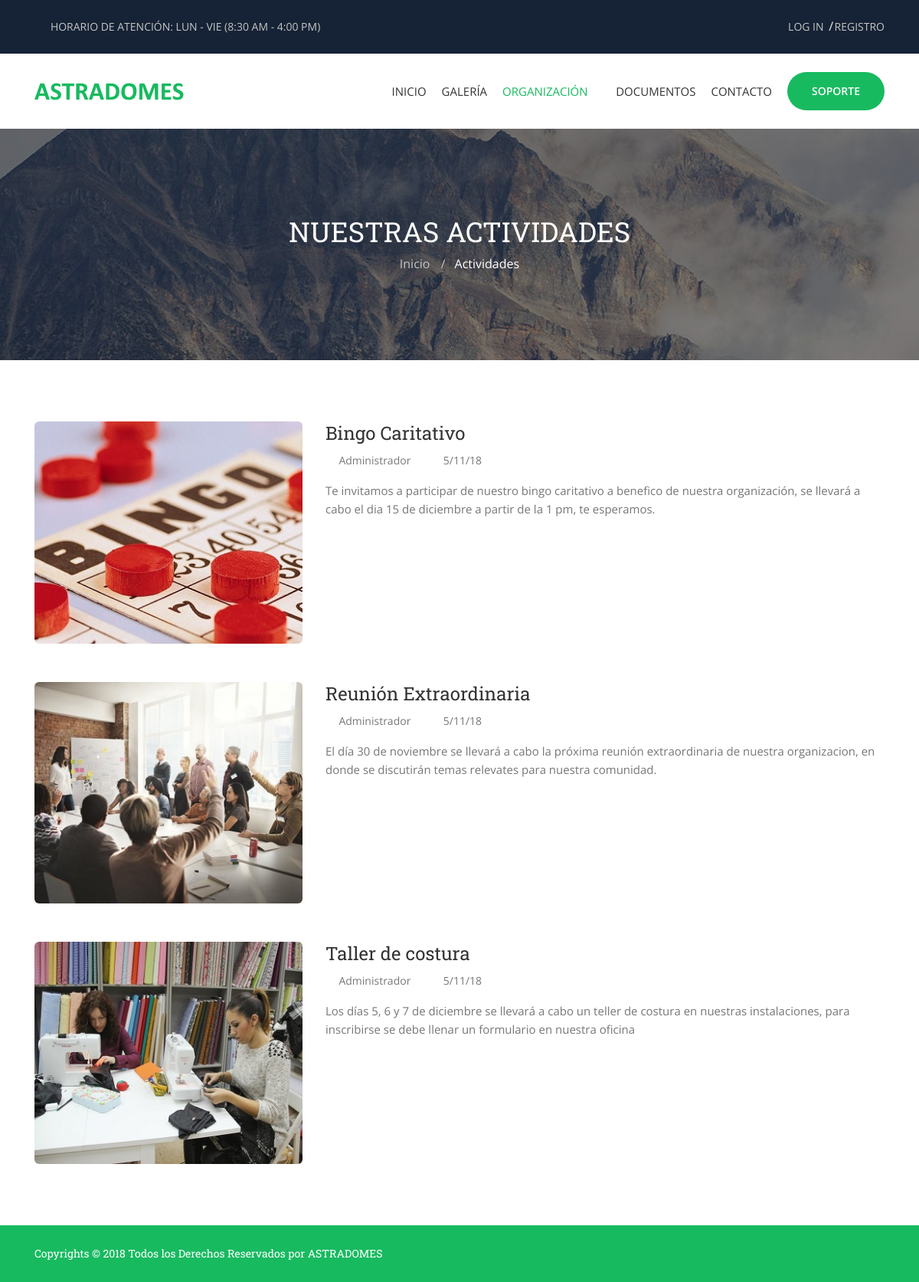
Page /Vista/actividades.php on the committed database.
### tables this page shows
CREATE TABLE IF NOT EXISTS `actividades` (
  `id` int(11) NOT NULL AUTO_INCREMENT,
  `titulo` varchar(200) NOT NULL,
  `descripcion` varchar(1000) NOT NULL,
  `fecha` varchar(200) NOT NULL,
  `rutaImagen` varchar(200) NOT NULL,
  PRIMARY KEY (`id`)
);

### modelo/consultas.php (called while the page is built, shortened)
<?php
    $connect = conectar();
    function getActividades(){
        global $connect;
	    $sql = 'CALL Obtener_Actividades()';
	    $stmt = $connect->prepare($sql);
	    $stmt->execute();
	    $resultado = $stmt->fetchAll();
        return $resultado;
    }

### controlador/controlador.php (called while the page is built, shortened)
<?php
require_once("../modelo/consultas.php");
function obtenerActividades(){
	return getActividades();
}
?>

### Vista/actividades.php (the view, shortened to what this page needs)
<?php
    require_once("../controlador/controlador.php");
    $varsesion = $_SESSION['usuario'];
    $resultado = obtenerActividades();
?>
<!doctype html>
<html lang="zxx">
<head>
    <link href="assets/css/bootstrap.min.css" rel="stylesheet" media="screen">
    <link href="assets/icofont/icofont.min.css" rel="stylesheet" media="screen">
    <link href="assets/font/flaticon.css" rel="stylesheet" media="screen">
    <link href="assets/css/owl.carousel.min.css" rel="stylesheet" media="screen">
    <link href="assets/css/owl.theme.default.min.css" rel="stylesheet" media="screen">
    <link href="assets/css/animate.css" rel="stylesheet" media="screen">
    <link href="assets/css/lity.css" rel="stylesheet" media="screen">
    <link href="assets/css/style.css" rel="stylesheet" media="screen">
    <link rel="stylesheet" href="assets/css/responsive.css">
</head>
<body>
    <header id="main-header">
        <div class="header-top">
          <div class="container">
            <div class="row">
              <div class="col-lg-6 col-md-6">
                <div class="office-time float-left">
                  <p><span><i class="icofont-wall-clock"></i></span>Horario de Atención: Lun - Vie (8:30 am - 4:00 pm)</p>
                </div>
              </div>
              <div class="col-lg-6 col-md-6">
                <?php
                  if ($varsesion != null || $varsesion != '') {
                    echo "
                          <div class='user-logout float-right'>
                            <ul>
                              <li><span><i class='icofont-ui-user'></i></span><a href='usuario.php'>".$varsesion."</a></li>
                              <li id = 'li-logout'><a href='../controlador/cerrarSesion.php'>Cerrar Sesión</a></li>
                            </ul>
                          </div>
                          ";
                  }
                  else {
                    echo "
                          <div class='login-register float-right'>
                            <ul>
                              <li><span><i class='icofont-ui-user'></i></span><a href='login.php'>Log in</a></li>
                              <li><a href='registro.php'>Registro</a></li>
                            </ul>
                          </div>
                          ";
                  }
                 ?>
              </div>
            </div>
          </div>
        </div>
        <div class="header-bottom header-sticky">
            <div class="header-inner">
              <div class="container">
                <div class="row">
                  <div class="col-lg-3 col-md-3 col-12">
                  <div class="logo">
                    <a href="index.php"><img src="assets/images/normal/logo.png" alt="Logo"></a>
                  </div>
                  </div>
                  <div class="col-lg-9 col-md-9 col-12">
                    <div class="main-menu">
                      <nav class="navbar navbar-expand-lg">
                        <div class="navbar-collapse">
                          <ul class="nav menu navbar-nav">
                            <li><a href="index.php">Inicio</a></li>
                            <li><a href="galeria.php">Galería</a></li>
                            <li class="active"><a href="#">Organización<i class="icofont-simple-down"></i></a>
                            </li>
                            <li><a href="documentos.php">Documentos</a></li>
                            <li><a href="contacto.php">Contacto</a></li>
                            <li class="top-support"><a href="assets/documentos/ManualUsuario.pdf" target="_blank">Soporte</a></li>
                          </ul>
                        </div>
                      </nav>
                    </div>
                  </div>
                </div>
              </div>
            </div>
        </div>
    </header>
    <section id="default-breadcrumb">
      <div class="breadcrumb-opacity"></div>
      <div class="container">
        <div class="row">
          <div class="col-lg-12 col-md-12 col-sm-12 col-12">
            <div class="default-breadcrumb-title text-center">
              <h4>Nuestras Actividades</h4>
              <ul class="breadcrumb-list">
                <li><a href="index.html">Inicio</a></li>
                <li class="active"><a href="#">Actividades</a></li>
              </ul>
            </div>
          </div>
        </div>
      </div>
    </section>
    <section id="blog-list" class="section-bg-white pt-100 pb-100">
      <div class="container">
        <?php
          echo "
            <div class='row'>
              <div class='col-lg-4 col-md-12'>
                <div class='blog-list-thumb'>
                  <img src=".$resultado[0][3]." alt='Img'>
                </div>
              </div>
              <div class='col-lg-8 col-md-12  responsive-pt-50 responsive-320'>
                <div class='blog-list-content'>
                  <h3><a href='#'>".$resultado[0][0]."</a></h3>
                  <div class='meta-info'>
                    <ul>
                      <li><span><i class='icofont icofont-user'></i></span><a href='#'>Administrador</a></li>
                      <li><span><i class='icofont icofont-calendar'></i></span><a href='#'>".$resultado[0][2]."</a></li>
                    </ul>
                  </div>
                  <p>".$resultado[0][1]."</p>
                </div>
              </div>
            </div>
            ";
          if (count($resultado) > 1) {
            for($i = 1; $i < count($resultado) ; $i++):
              echo "
              <div class='row pt-50'>
                <div class='col-lg-4 col-md-12'>
                  <div class='blog-list-thumb'>
                    <img src=".$resultado[$i][3]." alt='Img'>
                  </div>
                </div>
                <div class='col-lg-8 col-md-12  responsive-pt-50 responsive-320'>
                  <div class='blog-list-content'>
                    <h3><a href='#'>".$resultado[$i][0]."</a></h3>
                    <div class='meta-info'>
                      <ul>
                        <li><span><i class='icofont icofont-user'></i></span><a href='#'>Administrador</a></li>
                        <li><span><i class='icofont icofont-calendar'></i></span><a href='#'>".$resultado[$i][2]."</a></li>
                      </ul>
                    </div>
                    <p>".$resultado[$i][1]."</p>
                  </div>
                </div>
              </div>
              ";
            ?>
            <?php endfor; ?>
          <?php }
        ?>
      </div>
    </section>
    <footer id="footer-bottom">
      <div class="container">
        <div class="row">
          <div class=" col-lg-6 col-md-12">
            <div class="copy-text text-left">
              <p>Copyrights © 2018 Todos los Derechos Reservados por <a href="#">ASTRADOMES</a></p>
            </div>
          </div>
        </div>
      </div>
    </footer>
</body>
</html>

### Vista/assets/css/responsive.css (style rules this page uses)
@media only screen and (min-width: 992px) and (max-width: 1280px) { #main-header-2 .nav li, #main-header .nav li { margin-right: 20px; } }
@media only screen and (min-width: 992px) and (max-width: 1280px) { #main-header-2 .nav li a, #main-header .nav li a { font-size: 15px; } }
@media only screen and (min-width: 992px) and (max-width: 1280px) { #main-header-2 .nav li.top-support a, #main-header .nav li.top-support a { font-size: 14px; padding: 13px 32px; } }
@media only screen and (min-width: 992px) and (max-width: 1280px) { p { color: #777777; line-height: 24px; font-size: 15px; } }
@media only screen and (min-width: 992px) and (max-width: 1280px) { .pt-100 { padding-top: 80px; } }
@media only screen and (min-width: 992px) and (max-width: 1280px) { .pb-100 { padding-bottom: 80px; } }

### rows in the picture
actividades: rutaImagen (picture), titulo "Bingo Caritativo", fecha "5/11/18", descripcion "Te invitamos a participar de nuestro bingo caritativo a benefico de nuestra organización, se llevará a cabo el dia 15 de diciembre a partir de la 1 pm, te esperamos."
actividades: rutaImagen (picture), titulo "Reunión Extraordinaria", fecha "5/11/18", descripcion "El día 30 de noviembre se llevará a cabo la próxima reunión extraordinaria de nuestra organizacion, en donde se discutirán temas relevates para nuestra comunidad."
actividades: rutaImagen (picture), titulo "Taller de costura", fecha "5/11/18", descripcion "Los días 5, 6 y 7 de diciembre se llevará a cabo un teller de costura en nuestras instalaciones, para inscribirse se debe llenar un formulario en nuestra oficina"
